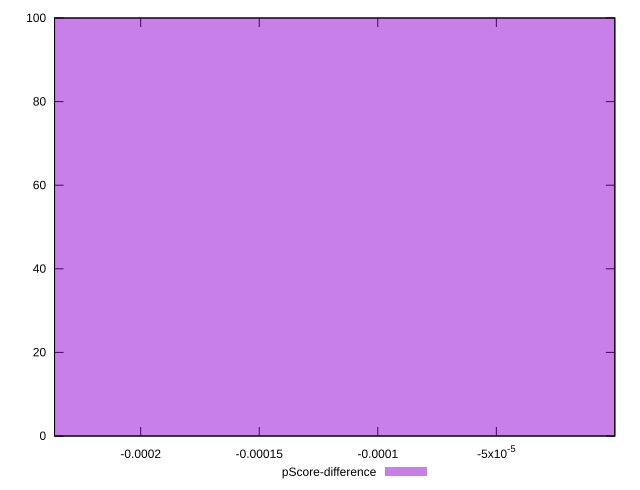

The script that saved this image:
reset

$pScoreDifference <<EOF
0 100
EOF

set key outside below
set boxwidth 0.1
set xrange [-0.0002363329906927003:-3.5865703518211944e-8]
set yrange [0:100]
set trange [0:100]
set style fill transparent solid 0.5 noborder
set terminal svg size 640, 490 enhanced background rgb 'white'
set output "reports/report_00031_2021-02-24T23-18-18.084Z/max-potential-fid/samples/agenda/pScore-difference/histogram.svg"

plot $pScoreDifference title "pScore-difference" with boxes

reset
